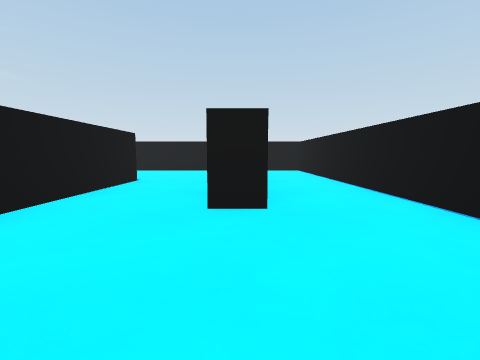
[1] (above)

22 first-person views from a walk through a 3-D level made in the Unity game engine. The camera is 0.53 m above the floor, tilts 6° down and sees 90° across. The floor is counted in squares, 1 m on a side. Each view is taken from the middle of a square. On the plan, view 1 faces up. The plan holds only what a view shows up to about 9 squares ahead; the rest is blank. The player is left out.

[2]
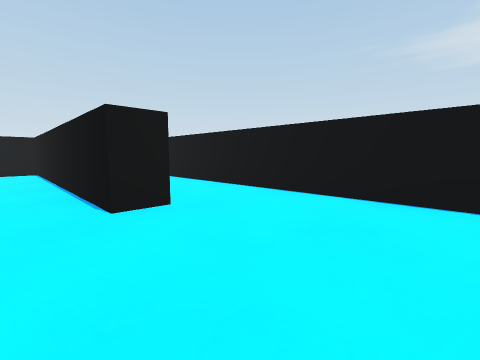

[3]
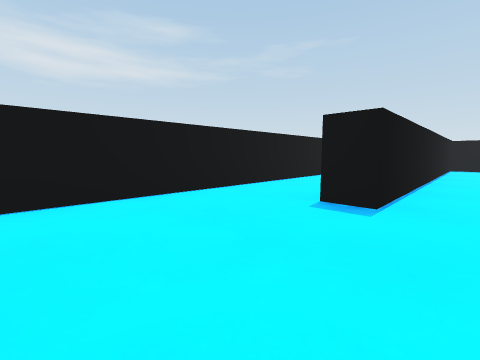

[4]
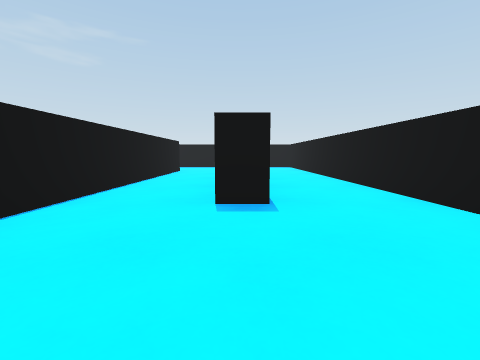

[5]
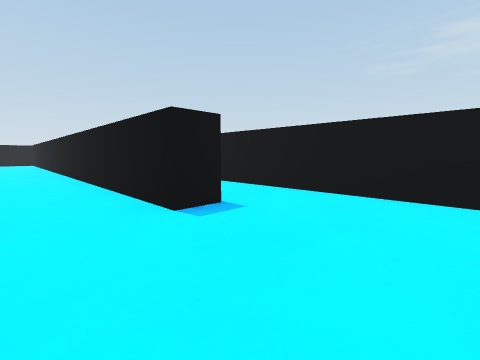

[6]
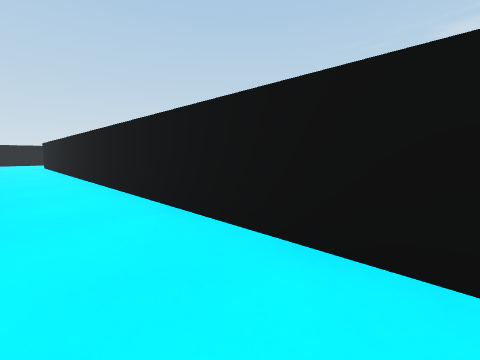

[7]
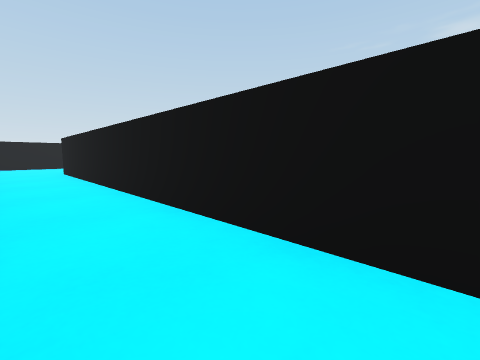

[8]
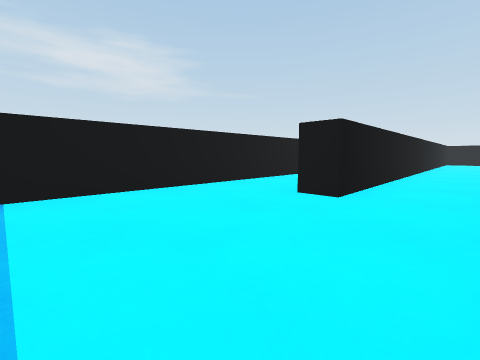

[9]
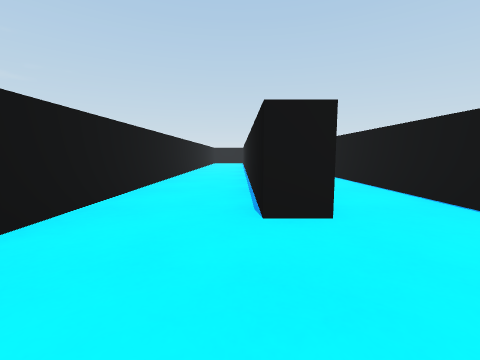

[10]
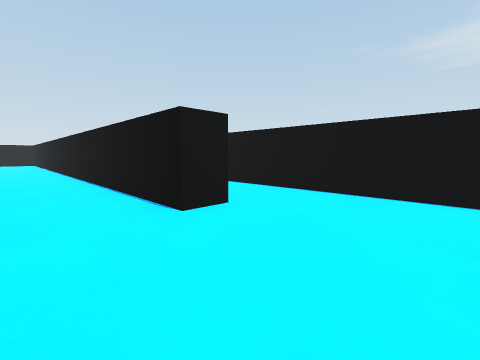

[11]
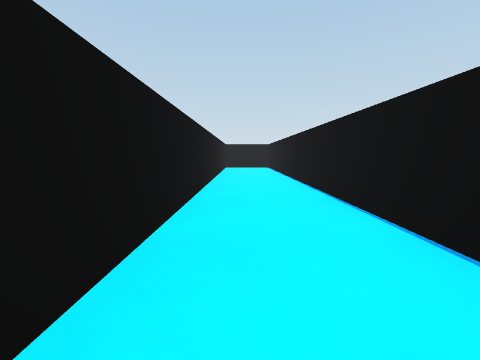

[12]
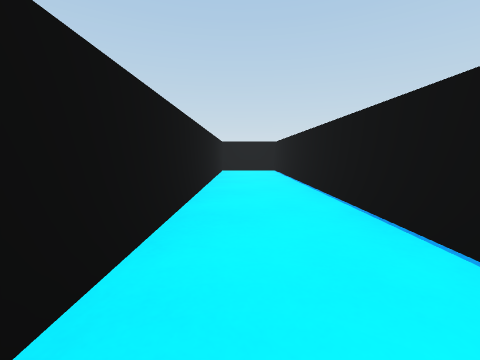

[13]
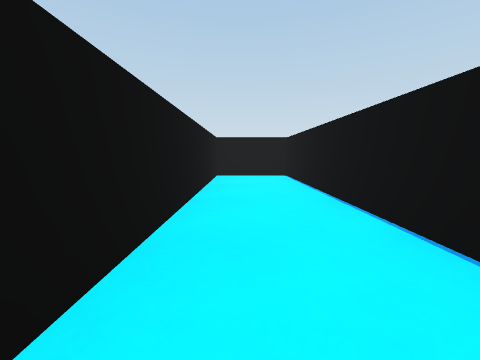

[14]
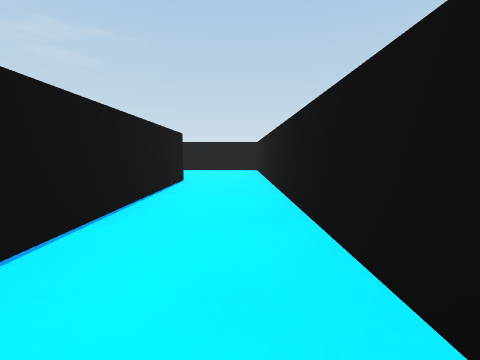

[15]
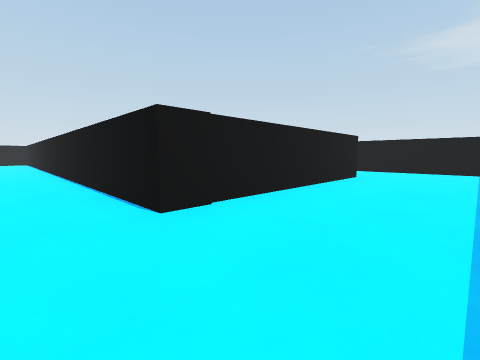

[16]
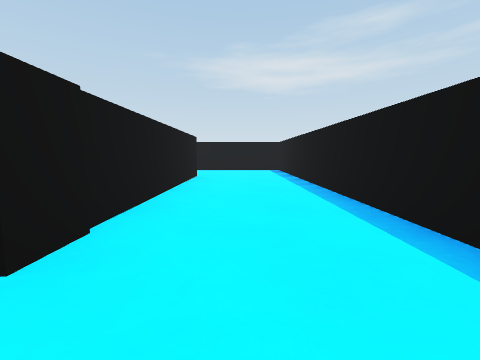

[17]
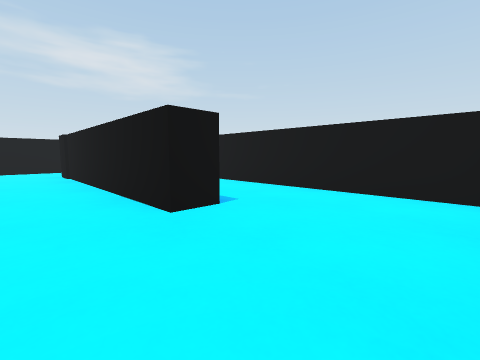

[18]
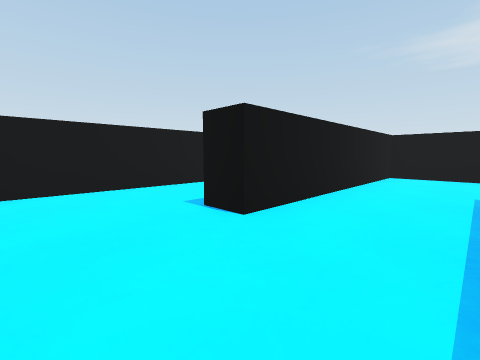

[19]
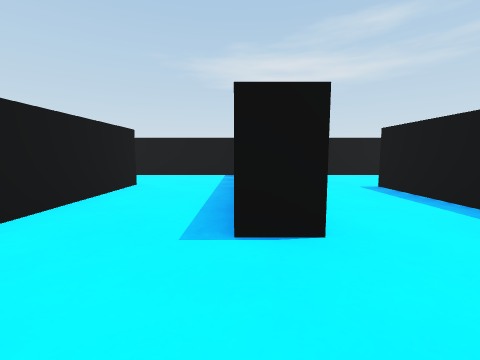

[20]
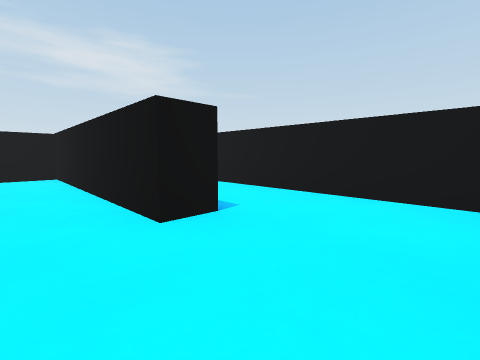

[21]
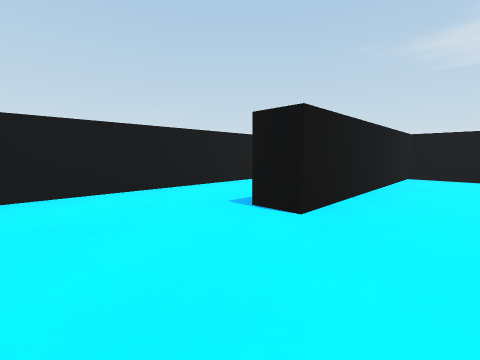

[22]
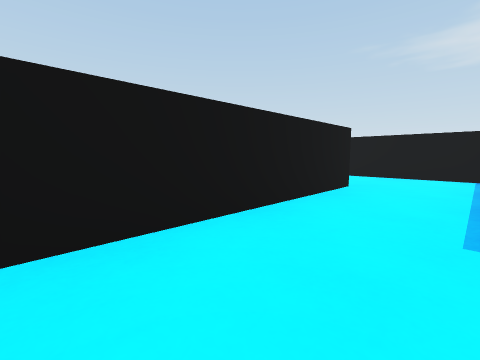

### Floor plan
Ten units are one square. View 1 is at (0, 0); x grows to the right and y downward. Boxes are objects, and circles mark ways between rooms. Rooms are numbered by the first view taken in them; rooms with no view inside come last. Other rooms are left out.
<svg viewBox="-71 -86 169 175">
<path fill="none" stroke="#000" d="M4 -23 -3 -23M-21 -25 -21 71M3 56 3 70M20 59 20 -81 9 -81M-10 84 -3 84 -3 6 4 6M-28 -50 -21 -50 -21 -25M-3 -23 -3 -81 -35 -81M-42 -71 -42 50M-27 54 -27 12M-42 50 -48 50 -48 -81 -66 -81 -66 84 -30 84M-27 71 -27 54M70 59 20 59M22 84 93 84 93 64M52 53 70 53 70 59M93 64 93 35 45 35M45 35 45 29M73 12 26 12 26 20M93 29 93 14M73 5 73 12M93 14 93 -11 49 -11M49 -11 49 -18M72 -35 29 -35M93 -20 93 -34"/>
<circle cx="-10" cy="-35" r="3" fill="#2a7"/>
<circle cx="10" cy="60" r="3" fill="#2a7"/>
<circle cx="-30" cy="50" r="3" fill="#2a7"/>
<circle cx="85" cy="60" r="3" fill="#2a7"/>
<circle cx="35" cy="30" r="3" fill="#2a7"/>
<circle cx="85" cy="10" r="3" fill="#2a7"/>
<circle cx="35" cy="-10" r="3" fill="#2a7"/>
<text x="0" y="0">1</text>
<text x="-30" y="-30">2</text>
<text x="-60" y="30">3</text>
<text x="50" y="70">4</text>
<text x="60" y="50">5</text>
<text x="50" y="20">6</text>
<text x="70" y="0">7</text>
<text x="60" y="-20">8</text>
</svg>
Room 1 opens to room 2. Room 1 opens to room 4. Room 2 opens to room 3. Room 4 opens to room 5. Room 5 opens to room 6. Room 6 opens to room 7. Room 7 opens to room 8.

Where each view was taken, in squares from view 1:
view 1: 0 up, 0 right, facing up
view 2: 0 up, 1 left, facing up-right
view 3: 2 up, 1 left, facing down-right
view 4: 2 up, 0 right, facing down
view 5: 7 up, 1 left, facing down-left
view 6: 7 up, 3 left, facing down-left
view 7: 3 up, 3 left, facing down-left
view 8: 8 down, 3 left, facing up-left
view 9: 7 down, 5 left, facing up
view 10: 7 down, 6 left, facing up-right
view 11: 2 down, 6 left, facing up
view 12: 0 up, 6 left, facing up
view 13: 2 up, 6 left, facing up
view 14: 0 up, 6 left, facing down
view 15: 8 down, 1 right, facing up-right
view 16: 7 down, 1 right, facing right
view 17: 7 down, 9 right, facing up-left
view 18: 5 down, 3 right, facing up-right
view 19: 3 down, 3 right, facing right
view 20: 2 down, 9 right, facing up-left
view 21: 0 up, 3 right, facing up-right
view 22: 2 up, 3 right, facing up-right
